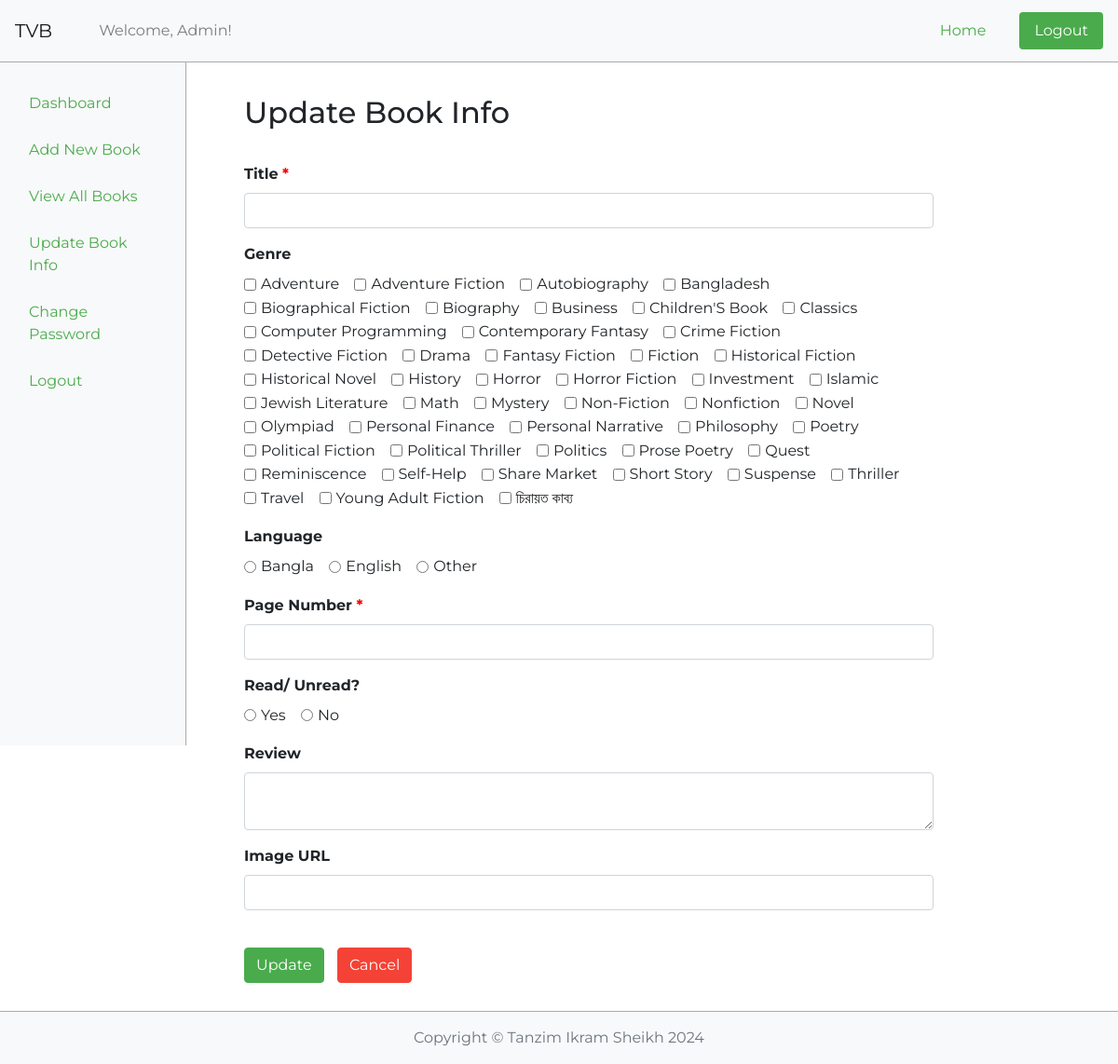
Before: /update_book_info?id=84 (signed in) with the older database file.
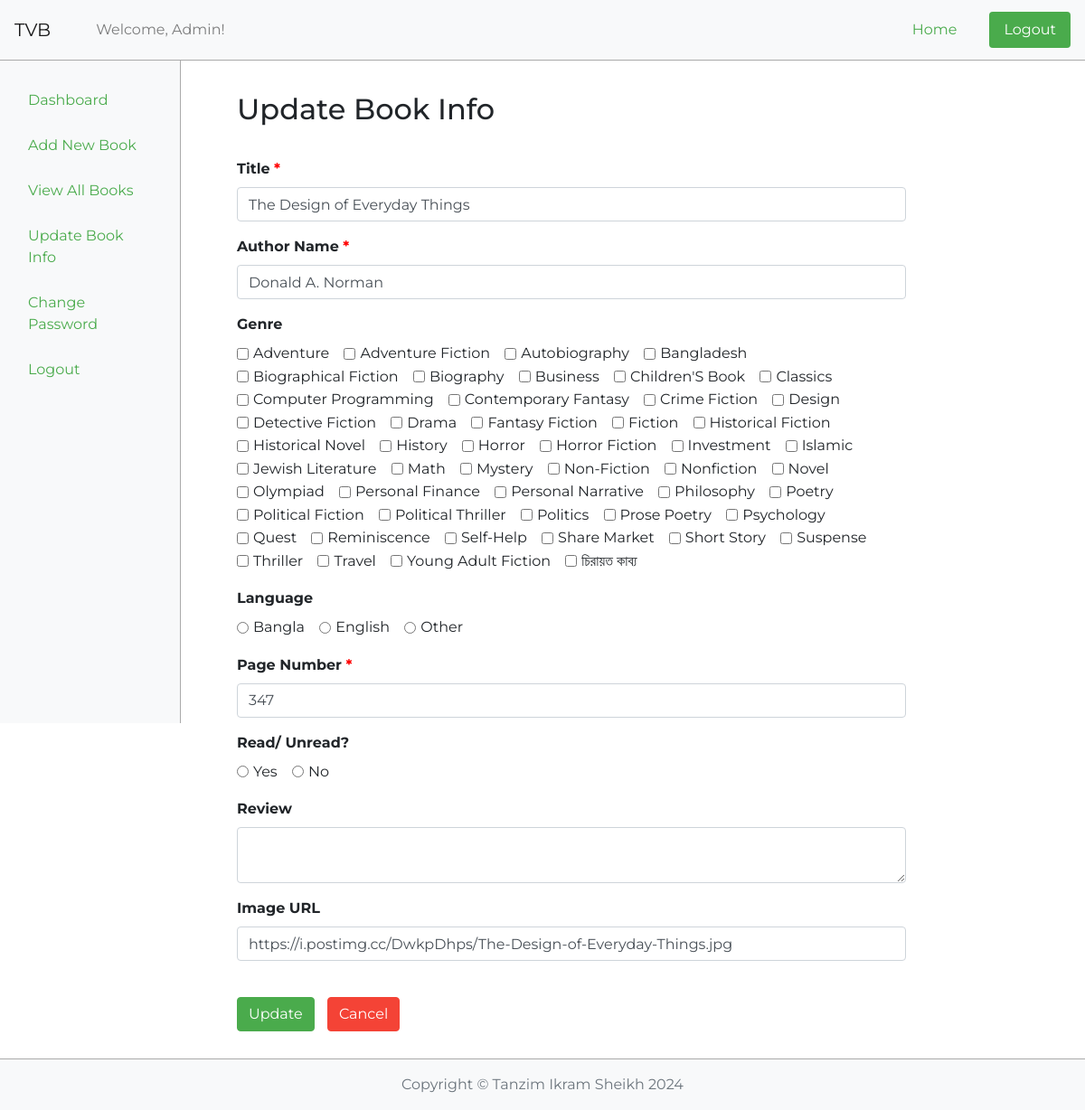
After: the same page with the newer database file.
### server.py (models this page shows, shortened)
class Book(db.Model):
    id = db.Column(db.Integer, primary_key=True)
    title = db.Column(db.String(250), unique=True, nullable=False)
    author_name = db.Column(db.String(250), nullable=False)
    genre = db.Column(db.String(500), nullable=False)
    language = db.Column(db.String(250), nullable=True)
    page_num = db.Column(db.Integer, nullable=True)
    read_unread = db.Column(db.String(250), nullable=True)
    review = db.Column(db.String(1000), nullable=True)
    img_url = db.Column(db.String(250), nullable=True)

### server.py (the view, shortened to what this page needs)
@app.route("/update_book_info", methods=["GET", "POST"])
@login_required
def update_book_info():
    current_username = current_user.username
    all_books = Book.query.order_by(Book.id.asc()).all()
    book_id = request.args.get("id")
    book_selected = Book.query.get(book_id)
    unique_genres = get_unique_genres()
    return render_template("update_book_info.html", book=book_selected, books=all_books,
                           username=current_username, unique_genres=unique_genres,
                           logged_in=current_user.is_authenticated)

### server.py (called while the page is built)
def get_unique_genres():
    books = Book.query.all()
    genre_set = set()  # Use a set to store unique genres
    for book in books:
        genres = book.genre.split(', ')
        for genre in genres:
            title_case_genre = genre.strip().title()  # Strip whitespace and convert to title case
            genre_set.add(title_case_genre)
    unique_genres = sorted(genre_set)
    return unique_genres

@login_manager.user_loader
def load_user(user_id):
    return User.query.get(int(user_id))

### templates/update_book_info.html (shortened to what the changed rows need)
{% include "dashboard_header.html" %}
    <div class="container-fluid">
        <div class="row">
            <main role="main" id="main-container" class="col-md-6 ml-sm-auto col-lg-8">
                <div class="d-flex justify-content-center align-items-center">
                    <div class="container">
                        <br><br><br>
                        <h2 id="add-book-heading">Update Book Info</h2>
                        <div class="form-container">
                            <form id="updateBookForm" method="post" novalidate>
                                <div class="form-group">
                                    <label class="bold-label" for="title">Title <span id="mendatory">*</span></label>
                                    <input type="text" class="form-control" id="title" name="title" value="{% if book %}{{ book.title }}{% endif %}">
                                </div>
                                {% if book %}
                                <div class="form-group">
                                    <label class="bold-label" for="author_name">Author Name <span
                                            id="mendatory">*</span></label>
                                    <input type="text" class="form-control" id="author_name" name="author_name"
                                        value="{{ book.author_name }}">
                                </div>
                                {% endif %}
                                <div class="form-group">
                                    <label class="bold-label">Genre</label><br>
                                    {% for genre in unique_genres %}
                                    <div class="form-check form-check-inline">
                                        <input class="form-check-input" type="checkbox" id="{{ genre }}" name="genre"
                                            value="{{ genre }}">
                                        <label class="form-check-label" for="{{ genre }}">{{ genre }}</label>
                                    </div>
                                    {% endfor %}
                                </div>
                                <div class="form-group">
                                    <label class="bold-label" for="page_num">Page Number <span
                                            id="mendatory">*</span></label>
                                    <input type="number" class="form-control" id="page_num" name="page_num"
                                        value="{{ book.page_num }}" required>
                                </div>
                                <div class="form-group">
                                    <label class="bold-label" for="img_url">Image URL</label>
                                    <input type="text" class="form-control" id="img_url" name="img_url"
                                        value="{{ book.img_url }}">
                                </div>
                                <br>
                            </form>
                        </div>
                    </div>
                </div>
            </main>
        </div>
    </div>
</body>
</html>

Changed rows visible on the page:
added Book: title "The Design of Everyday Things", author_name "Donald A. Norman", page_num "347", img_url "https://i.postimg.cc/DwkpDhps/The-Design-of-Everyday-Things.jpg"
Other visible differences:
text now shown: "Author Name *"
new list line: "☐ Design"
new list line: "☐ Psychology"
